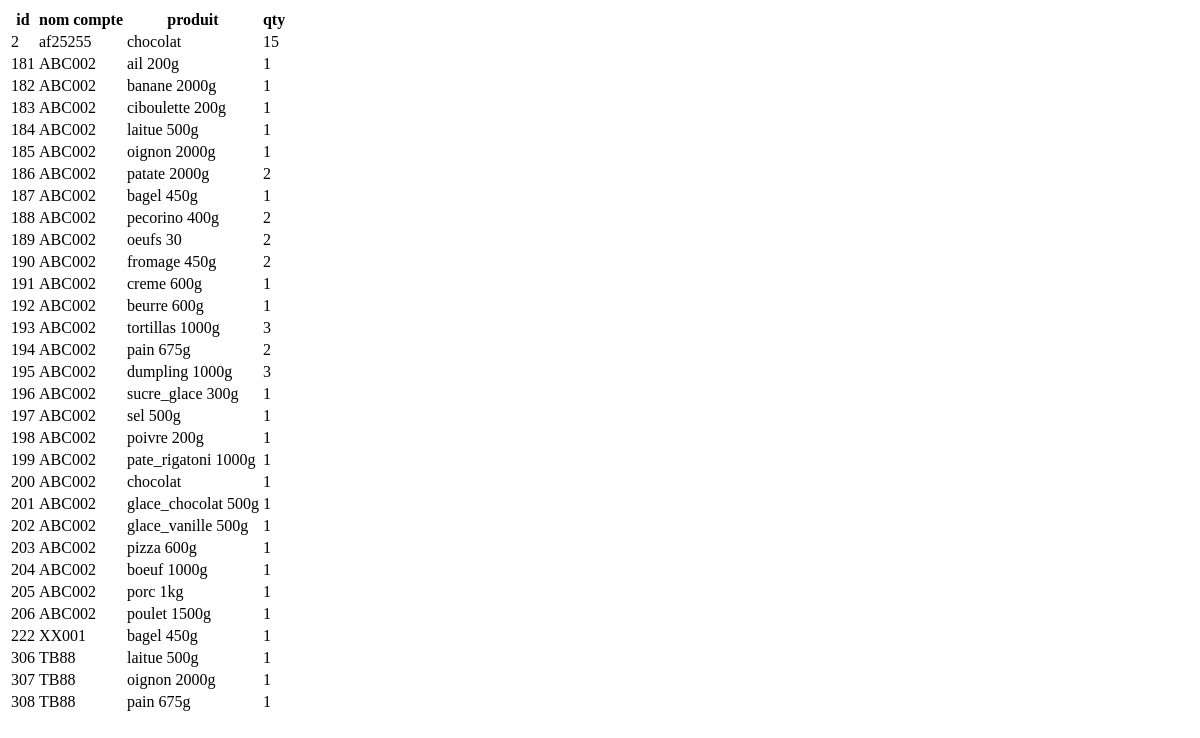
The app's page /panier/liste/, older data.
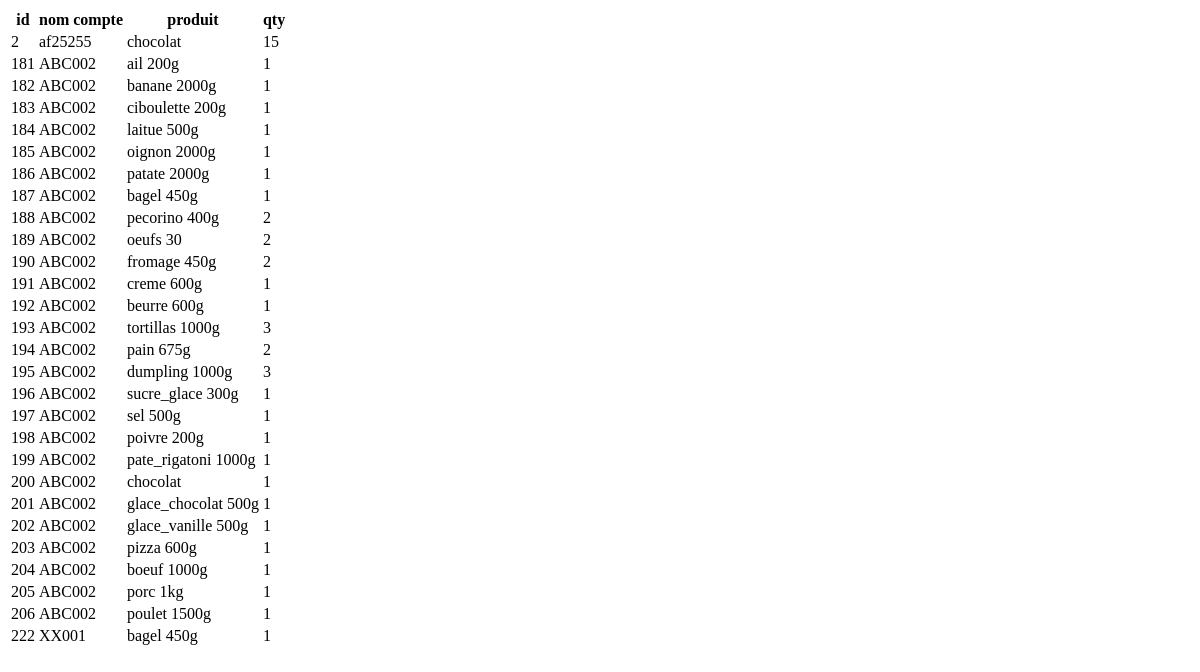
The same page, newer data.
### gestion_vente/models.py (models this page shows)
class LignePanier(models.Model):
    nomCompte = models.ForeignKey(verbose_name='id compte',to="CompteUser", to_field="nomCompte",on_delete= models.CASCADE)
    idProduit = models.ForeignKey(verbose_name='id produit',to="Produit", to_field="id",on_delete= models.CASCADE)
    quantite = models.IntegerField(verbose_name="quantite")

class CompteUser(models.Model):
    nomCompte = models.CharField(verbose_name='Nom Compte',max_length=20, unique=True)
    nom = models.CharField(verbose_name='Nom',  max_length=20)
    prenom = models.CharField(verbose_name='Prenom', max_length=20)
    telephone = models.CharField(verbose_name='Telephone', max_length=20)
    courriel = models.EmailField(verbose_name='courriel')
    motDePasse = models.CharField(verbose_name='Mot de passe',  max_length=64)
    dateNaissance = models.DateField(verbose_name='Date de naissance', null=True, blank=True)
    gender_choices = (
        (1, 'Homme'),
        (2, 'Femme'),
    )
    gender = models.SmallIntegerField(verbose_name='Sexe', choices=gender_choices,null=True, blank=True)
    def __str__(self) -> str:
        return self.nomCompte

class Produit(models.Model):
    nomProduit = models.CharField(verbose_name='Nom du Produit', max_length=20)
    typeProduit = models.CharField(verbose_name='type du produit', max_length=20, default="produit")
    prixUnitair = models.DecimalField(verbose_name="Prix Unitaire", max_digits=10, decimal_places=2, default=0)
    lienPhoto = models.CharField(verbose_name='lien photo', max_length=100, default="")
    def __str__(self) -> str:
        return self.nomProduit

### gestion_vente/views.py (the view)
# urls.py: path("panier/liste/", views.liste_ligne_panier, name="liste_ligne_panier"),
def liste_ligne_panier(request):
    liste = models.LignePanier.objects.all()
    return render(request, "liste_panier.html", {"liste": liste})

### gestion_vente/templates/liste_panier.html (shortened to what this page needs)
<!DOCTYPE html>
<html lang="en">
<head>
</head>
<body>
    <table>
        <thead>
            <th>id</th>
            <th>nom compte</th>
            <th>produit</th>
            <th>qty</th>
        </thead>
        <tbody>
            {% for obj in liste %}
            <tr>
                <td>{{obj.id}}</td>
                <td>{{obj.nomCompte}}</td>
                <td>{{obj.idProduit}}</td>
                <td>{{obj.quantite}}</td>
            </tr>
            {% endfor %}
        </tbody>
    </table>
</body>
</html>

Row changes from the older to the newer data that the page shows:
removed LignePanier: id "306", nomCompte "TB88", idProduit "laitue 500g", quantite "1"
removed LignePanier: id "307", nomCompte "TB88", idProduit "oignon 2000g", quantite "1"
removed LignePanier: id "308", nomCompte "TB88", idProduit "pain 675g", quantite "1"
changed LignePanier "patate 2000g": quantite "2" → "1"
